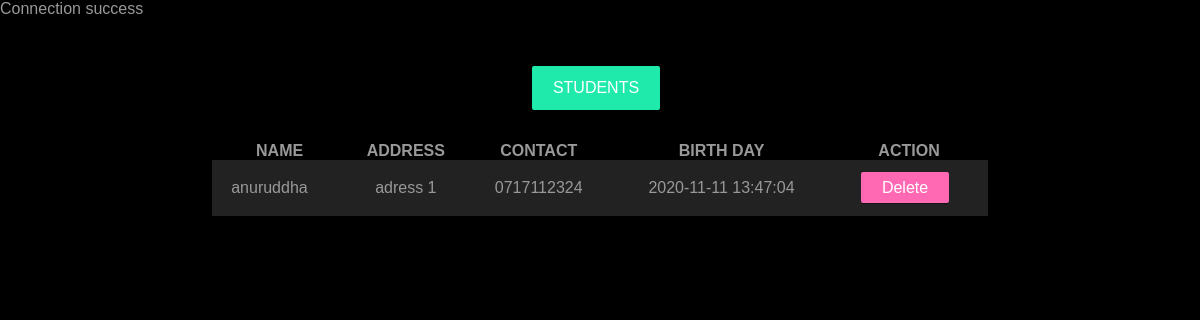
/OnlineLearning/StudentList.php, run on the app's committed database.
### tables this page shows
CREATE TABLE `student` (
  `StudentId` int(11) NOT NULL,
  `Fname` varchar(30) NOT NULL,
  `Lname` varchar(30) NOT NULL,
  `Addressline1` varchar(30) NOT NULL,
  `Addressline2` varchar(30) NOT NULL,
  `Contact` varchar(30) NOT NULL,
  `Sex` varchar(6) NOT NULL,
  `BirthDate` datetime NOT NULL,
  `Registerdate` datetime NOT NULL,
  `Enrolledcourses` varchar(50) DEFAULT NULL,
  `password` varchar(30) NOT NULL
);

### OnlineLearning/StudentList.php (the view, shortened to what this page needs)
<?php require_once('connection.php'); ?>
<?php
$query = "SELECT Fname,Addressline1,Contact,BirthDate from student";
$result = mysqli_query($connection,$query);
if($result){
    $table = '<table class="table">';
    $table .= ' <thead>
    <tr>
        <th>Name</th>
        <th>Address</th>
        <th>Contact</th>
        <th>Birth Day</th>
        <th>Action</th>
    </tr>
</thead>';
    while($record = mysqli_fetch_assoc($result)){
  $table .= '<tr>';
  $table .= '<td>'.$record['Fname'].'</td>';
  $table .= '<td>'  . $record['Addressline1'] . '</td>';
  $table .= '<td>' .$record['Contact'] . '</td>';
  $table .= '<td>' .$record['BirthDate'] . '</td>';
  $table .= '<td> <a href="#" id="btn-delete" class="btn btn">Delete</a> </td>';
  $table .= '</tr>';
    }
$table .= '</table>';
}
?>
<!DOCTYPE html>
<html>
    <head>
        <link rel="stylesheet" href="https://cdnjs.cloudflare.com/ajax/libs/font-awesome/4.7.0/css/font-awesome.min.css">
        <link  rel="stylesheet" href="style.css">
    </head>
    <body>
<section class="tab-content">
    <div class="container">
    <div class="text-center">
             <a href="#" class="btn btn-lg">Students</a>
           </div>
           <?php echo $table; ?>
     </div>
    </body>
</html>

### OnlineLearning/style.css (style rules this page uses)
:root { --primary-color:#20EAAB; --dark-color: #141414; }
* { box-sizing: border-box; margin: 0; padding: 0; }
body { font-family: Arial, Helvetica, sans-serif; -webkit-font-smoothing: antialiased; background: #000; color: #999; }
#btn-delete { background: hotpink; }
a { color: white; text-decoration: none ; }
.tab-content { padding: 3rem 0; background: black; color: #fff; }
.table { width: 100%; margin-top: 2rem; border-collapse: collapse; border-spacing: 0; }
.table thead th { text-transform: uppercase; page-break-after: 0.8rem; }
.table tbody td { color: #999; padding: 0.8rem 1.2rem; text-align: center; }
.table tbody td:first-child { text-align: left; }
.table tbody tr:nth-child(odd) { background: #222; }
.container { max-width: 70%; margin: auto; overflow: hidden; padding: 0 2rem; }
.text-center { text-align: center; }
.btn { display: inline-block; background: var(--primary-color); color: white; padding: 0.4rem 1.3rem; font-size: 1rem; text-align: center; border: none; cursor: pointer; margin-right: 0.5rem; outline: none; box-shadow: 0 1px 0 rgba(0,0,0,0.45); border-radius: 2px; }
.btn-lg { font-size: 1rem; padding: 0.8rem 1.3rem; text-transform: uppercase; }

### data on the page
student: Fname "anuruddha", Addressline1 "adress 1", Contact "0717112324", BirthDate "2020-11-11 13:47:04"
